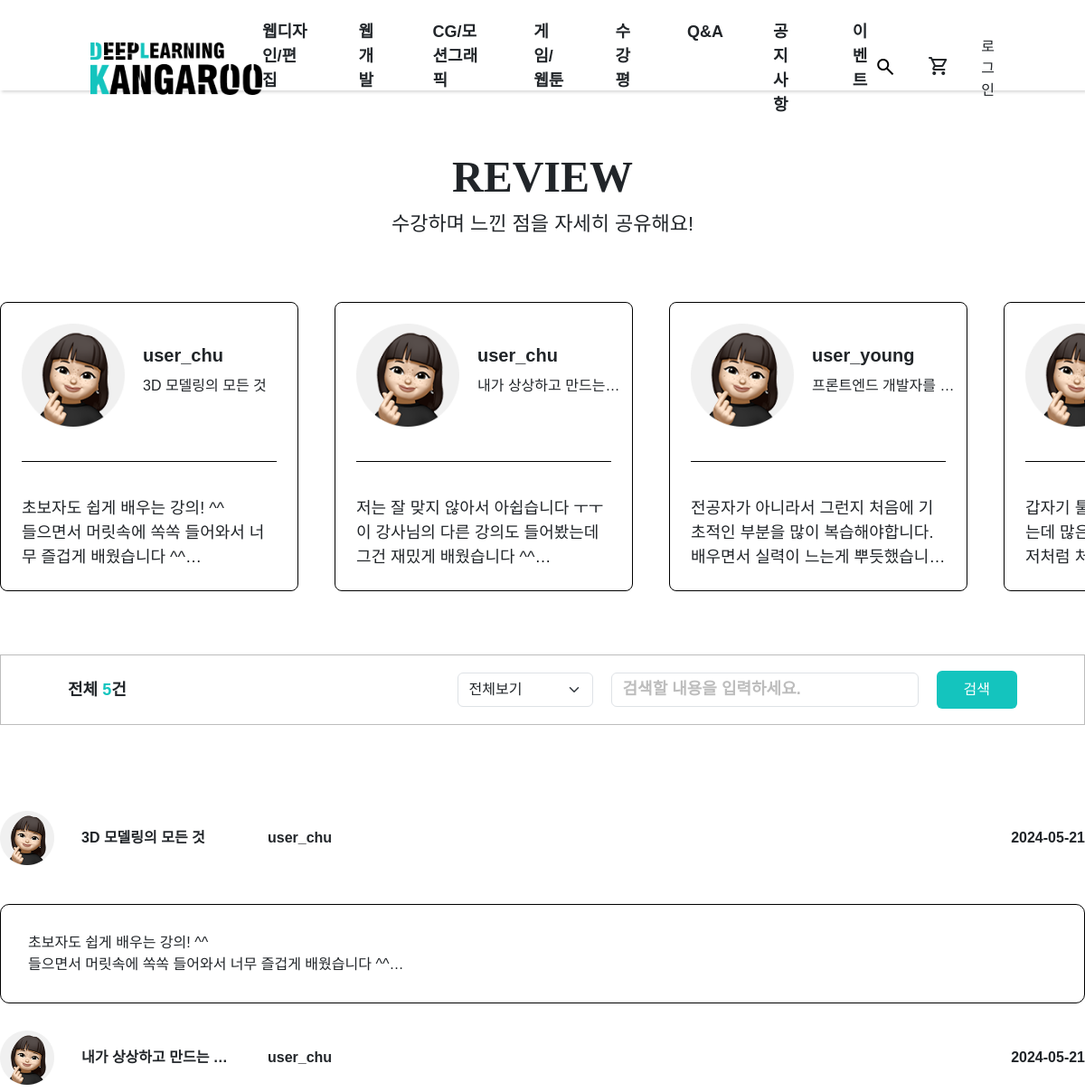
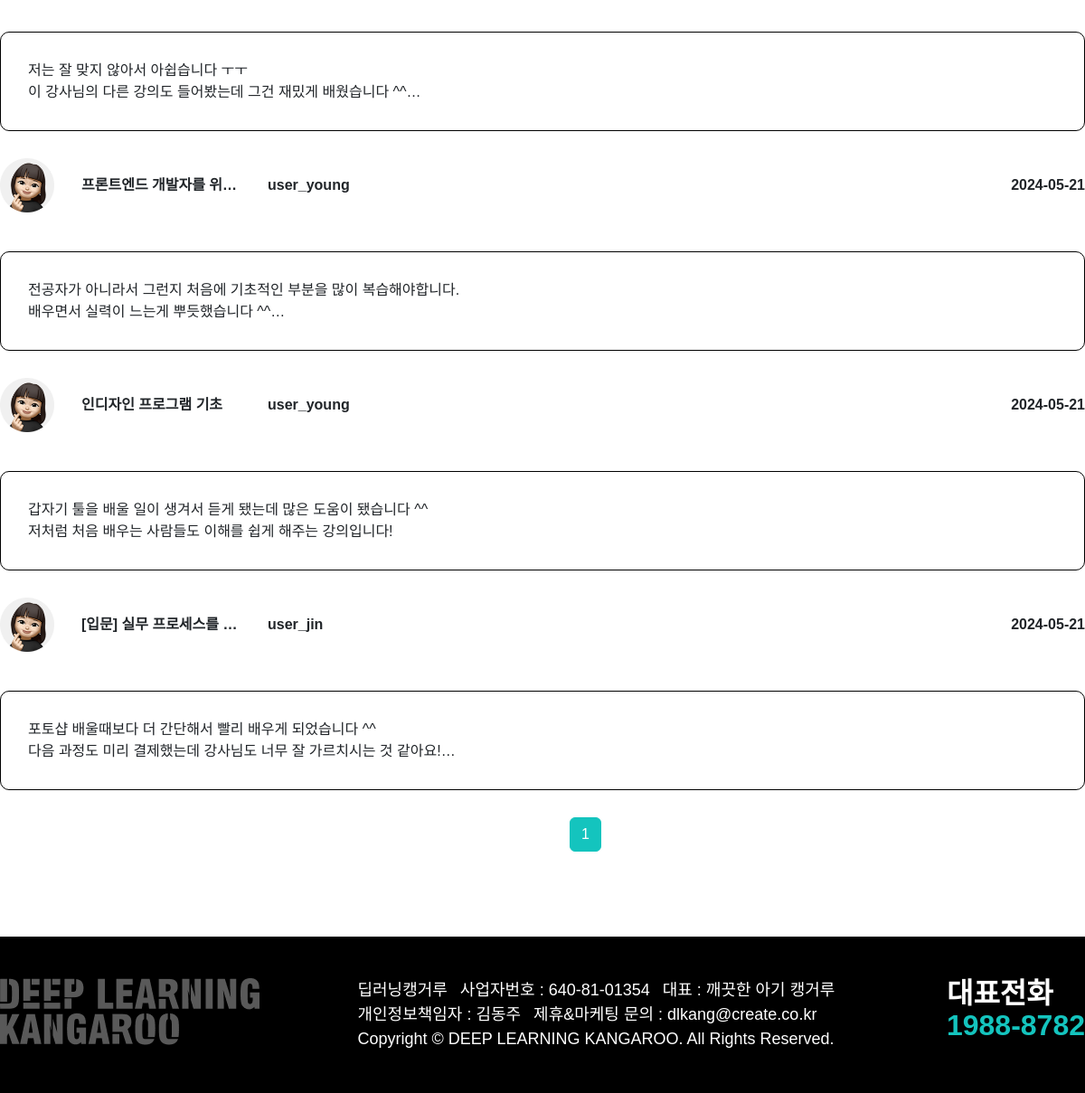
The app's page /user/u_review_list.php with its own data (2 pictures, top to bottom).
### tables this page shows
CREATE TABLE `product_category` (
  `cid` int(11) NOT NULL,
  `code` varchar(10) NOT NULL,
  `pcode` varchar(10) NOT NULL,
  `name` varchar(100) NOT NULL,
  `step` tinyint(4) NOT NULL
);

CREATE TABLE `review_board` (
  `idx` int(11) NOT NULL,
  `pid` int(11) NOT NULL,
  `userid` varchar(100) NOT NULL,
  `review_tit` varchar(100) NOT NULL,
  `content` text NOT NULL,
  `date` date NOT NULL,
  `star` int(11) DEFAULT NULL
);

CREATE TABLE `products` (
  `pid` int(11) NOT NULL,
  `cate` varchar(100) NOT NULL,
  `title` varchar(100) DEFAULT NULL,
  `content` text NOT NULL,
  `price` double NOT NULL,
  `sale_start_date` date DEFAULT NULL,
  `sale_end_date` date DEFAULT NULL,
  `reg_date` date DEFAULT NULL,
  `status` tinyint(4) DEFAULT NULL,
  `thumbnail` varchar(100) DEFAULT NULL,
  `url` text DEFAULT NULL,
  `hit` int(11) DEFAULT NULL
);

### admin/pagination.php (called while the page is built, shortened)
<?php
$cntsql = "SELECT COUNT(*) AS cnt FROM $paginationTarget where 1=1";
$cntsql .= $search_where;
$cntresult = $mysqli->query($cntsql);
$cntrow = $cntresult->fetch_object();
$count = $cntrow -> cnt;
$pageNumber = $_GET['pageNumber'] ?? 1;
$pageCount = $_GET['pageCount'] ?? 10;
$block_ct = 3;
$block_num = ceil($pageNumber/$block_ct);
$block_start = (($block_num - 1) * $block_ct) + 1;
$block_end = $block_start + $block_ct - 1;
$total_page = ceil($count / $pageCount);
if($block_end > $total_page) $block_end = $total_page;

### user/u_review_list.php (the view, shortened to what this page needs)
<?php
$css1 =' <link rel="stylesheet" href="./css/u_review.css">';
include_once $_SERVER['DOCUMENT_ROOT'] . '/clean_kangaroo/admin/dbcon.php';
include_once $_SERVER['DOCUMENT_ROOT'] . '/clean_kangaroo/user/u_header.php';
$search_where = "";
$search_keyword = $_GET['search_keyword'] ?? '';
if($search_keyword){
  $search_where .= " and (content LIKE '%{$search_keyword}%')";
}else {
  $search_where = "";
}
$paginationTarget = 'review_board';
include_once $_SERVER['DOCUMENT_ROOT'] . '/clean_kangaroo/admin/pagination.php';
$sqlrb = "SELECT p.*,rb.* FROM review_board rb
JOIN products p ON p.pid = rb.pid
ORDER BY rb.idx DESC";
$resultrb = $mysqli->query($sqlrb);
while ($rs = $resultrb->fetch_object()) {
  $rbArr[] = $rs;
}
?>
<main class="usergrid">
  <div class="user_subreview_title">
    <h2 class="h2">REVIEW</h2>
    <p class="body1">수강하며 느낀 점을 자세히 공유해요!</p>
  </div>
    <ul class="df user_review_list">
    <?php
      if (isset($rbArr)) {
      foreach ($rbArr as $rview) {
    ?>
      <li class="user_profile">
        <div class="df user_review_img">
          <img src="../images/user_profile1.png" alt="">
          <p>
            <span class="body2b"><?= $rview->userid?></span><br>
            <span class="body4"><?=$rview->title?></span>
          </p>
        </div>
        <p class="body3 review_con"><?= $rview->content; ?></p>
      </li>
      <?php
          }
        }
      ?>
    </ul>
    <div class="review_form_wrap df">
      <div class="totalcp">
        <p class="body3b">전체 <span><?= $count;  ?></span>건</p>
      </div>
      <div class="board_container">
        <form action="<?php echo $_SERVER['PHP_SELF']; ?>" class="search_wrap">
          <div class="board_category df aic">
            <div class="select_wrap">
              <select class="form-select" id="coupon_status" class="form-select" name="status">
                <option value="" selected>전체보기</option>
              </select>
            </div>
            <input class="form-control" type="text" list="datalistOptions" id="search_keyword" name="search_keyword" placeholder="검색할 내용을 입력하세요.">
            <button class="primary_btn">검색</button>
          </div>
        </form>
      </div>
    </div>
    <ul class="user_intreview ">
    <?php
      if (isset($rbArr)) {
      foreach ($rbArr as $rview) {
    ?>
      <li class="intreview_box">
        <div>
          <div class="user_intreview_tbox df">
            <div class="df">
              <div class="user_intreview_title df">
                <img src="../images/user_profile1.png" alt="">
                <p class="body4b"><?=$rview->title?></p>
                <span class="body4b"><?= $rview->userid ?></span><br>
              </div>
              <p class="body4b"><?= $rview->date; ?></p>
            </div>
          </div>
          <div class="user_intreview_cbox">
            <p><?= $rview->content; ?></p>
          </div>
        </div>
      </li>
      <?php
          }
        }
      ?>
    </ul>
    <nav aria-label="">
    <ul class="pagination">
      <?php
        for($i=$block_start;$i<=$block_end;$i++){
          if($i == $pageNumber){
            echo "<li class=\"page-item active\"><a href=\"u_review_list.php?pageNumber=$i\" class=\"page-link\">$i</a></li>";
          }else{
            echo "<li class=\"page-item\"><a href=\"u_review_list.php?pageNumber=$i\" class=\"page-link\">$i</a></li>";
          }
        }
      ?>
    </ul>
    </nav>
</main>
<?php
  include_once $_SERVER['DOCUMENT_ROOT'] . '/clean_kangaroo/user/footer.php';
?>

### user/u_header.php (shortened to what this page needs)
<?php
include_once $_SERVER['DOCUMENT_ROOT'] . '/clean_kangaroo/admin/dbcon.php';
$step1sql = "SELECT * from product_category where step=1 " ;
$step1result = $mysqli->query($step1sql);
while ($step1rs = $step1result->fetch_object()) {
  $cate1Arr[] = $step1rs;
}
?>
<!DOCTYPE html>
<html lang="en">
<head>
  <link href="https://cdn.jsdelivr.net/gh/sun-typeface/SUIT/fonts/static/woff2/SUIT.css" rel="stylesheet">
  <link href="https://cdn.jsdelivr.net/npm/bootstrap@5.3.3/dist/css/bootstrap.min.css" rel="stylesheet">
  <link rel="stylesheet" href="//code.jquery.com/ui/1.13.2/themes/base/jquery-ui.css">
  <link rel="stylesheet" href="/clean_kangaroo/css/common.css">
  <link rel="stylesheet" href="/clean_kangaroo/user/css/u_common.css">
  <?= $css1 ?? '' ?>
</head>
<body class="u_body">
  <header id="u_header">
    <div class="header_container df aic">
      <h1 class="u_logo">
        <a href="index.php">
          <img src="/clean_kangaroo/images/admin_header_logo.png" alt="">
        </a>
      </h1>
      <nav class="u_gnb_wrap">
        <ul class="u_gnb df">
          <?php
            if(isset($cate1Arr)){
              foreach($cate1Arr as $cate1){
          ?>
            <li><a href="/clean_kangaroo/user/u_lecture_list.php?pcode=<?= $cate1->code ?>&name=<?= $cate1->name ?>" class="body3b"><?= $cate1->name ?></a></li>
          <?php
              }
            }
          ?>
          <li><a href="u_review_list.php" class="body3b">수강평</a></li>
          <li><a href="u_qna_list.php" class="body3b">Q&A</a></li>
          <li><a href="u_notice_list.php" class="body3b">공지사항</a></li>
          <li><a href="u_event_list.php" class="body3b">이벤트</a></li>
        </ul>
      </nav>
      <div class="util_wrap df aic">
        <button class="u_search"><span class="material-symbols-outlined">search</span></button>
        <a href="cart.php" class="cart">
          <span class="material-symbols-outlined">shopping_cart</span>
        </a>
        <?php
          if (!isset($_SESSION['UID'])) {
        ?>
            <a href="/clean_kangaroo/user/u_login.php">로그인</a>
        <?php
          } else {
        ?>
            <a href="/clean_kangaroo/user/mypage_lecture.php"><?=$_SESSION['UNAME']?>님</a>
        <?php
              }
          ?>
      </div>
    </div>
  </header>

### css/common.css (style rules this page uses)
:root { --font-size: 16px; --font-bold:700; --black: #000; --white: #fff; --body-l:calc(var(--font-size) + 6px); --body-sl:calc(var(--font-size) + 4px); --body-m:calc(var(--font-size) + 2px); --body-s:calc(var(--font-size) - 2px); }
body { --C-primary: #14C4BE; --C-secondary: #FF861E; --C-black: #000; --C-white: #fff; --C-hover: #0E8A85; --C-active: #5AD6D1; --C-disable: #BDBDBD; --C-gray: #333; }
body { font-family: 'SUIT', sans-serif; padding-left: 300px; padding-top: 180px; overflow-x: hidden; }
.u_body { padding: 0; }
.usergrid { width: 1200px; margin: 0 auto; overflow: hidden; }
.df { display: flex; }
.aic { align-items: center; }
h1 { font-size: 50px; font-weight: bold; font-family: 'SUIT', sans-serif; font-size: var(--font-size); line-height: 1.4; font-weight: 400; }
.h1, .h2, .h3, .h4 { line-height: 1.1; }
.h1, .h2, .h3, .h4, .body1b, .body2b, .body3b, .body4b, .body5b { font-weight: var(--font-bold); }
.h2 { font-size: 48px; }
.body2b { font-size: var(--body-sl); }
.body3b { font-size: var(--body-m); }
.body4b { font-size: var(--font-size); }
.body1 { font-size: var(--body-l); }
.body3 { font-size: var(--body-m); }
.body4 { font-size: var(--font-size); }
.primary_btn { display: inline-block; background: var(--C-primary); border-radius: 6px; text-align: center; line-height: 22.4px; font-size: 16px; color: #fff; padding: 10px 30px; text-transform: capitalize; font-family: 'SUIT', sans-serif; cursor: pointer; transition: 0.2s; }
.page-link, .page-link:hover { color:#828282; }
.active>.page-link, .page-link.active { background-color: var(--C-primary); border-color: var(--C-primary); color:white; }
#u_header { height: 100px; padding: 22px 100px; position: relative; box-shadow: 2px 2px 3px rgba(107, 107, 107, 0.25); }
#u_header .header_container { width: 100%; justify-content: space-between; }
.u_logo img { width: 190px; }
.u_gnb { gap: 55px; }
.util_wrap { gap: 35px; }
.cart { position: relative; }
.search_wrap #search_keyword::placeholder { color: var(--C-disable); font-size: var(--body-m); font-weight: bold; }
.board_category { justify-content: space-between; padding-bottom: 60px; }
.form-select { width: 260px; }
.select_wrap { width: 260px; }
.pagination { padding-left: 630px; }
.search_wrap { gap: 10px; }

### user/css/u_common.css (style rules this page uses)
h2 { font-family: 'DungGeunMo'; color: var(--C-primary); font-size: 48px; }

### records on screen
product_category: name "웹디자인/편집"
product_category: name "웹 개발"
product_category: name "CG/모션그래픽"
product_category: name "게임/웹툰"
review_board: userid "user_chu", pid.title "3D 모델링의 모든 것", content "초보자도 쉽게 배우는 강의! ^^ 들으면서 머릿속에 쏙쏙 들어와서 너무 즐겁게 배웠습니다 ^^", date "2024-05-21"
review_board: userid "user_chu", pid.title "내가 상상하고 만드는…", content "저는 잘 맞지 않아서 아쉽습니다 ㅜㅜ 이 강사님의 다른 강의도 들어봤는데 그건 재밌게 배웠습니다 ^^", date "2024-05-21"
review_board: userid "user_young", pid.title "프론트엔드 개발자를…", content "전공자가 아니라서 그런지 처음에 기초적인 부분을 많이 복습해야합니다. 배우면서 실력이 느는게…", pid.title "프론트엔드 개발자를 위…", date "2024-05-21", content "전공자가 아니라서 그런지 처음에 기초적인 부분을 많이 복습해야합니다. 배우면서 실력이 느는게 뿌듯했습니다 ^^"
review_board: pid.title "인디자인 프로그램 기초", userid "user_young", date "2024-05-21", content "갑자기 툴을 배울 일이 생겨서 듣게 됐는데 많은 도움이 됐습니다 ^^ 저처럼 처음 배우는 사람들도 이해를 쉽게 해주는 강의입니다!"
review_board: pid.title "[입문] 실무 프로세스를…", userid "user_jin", date "2024-05-21", content "포토샵 배울때보다 더 간단해서 빨리 배우게 되었습니다 ^^ 다음 과정도 미리 결제했는데 강사님도 너무 잘 가르치시는 것 같아요!"

### other values on screen
$count "5"
